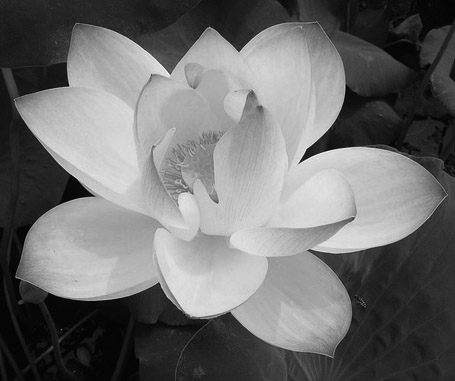
#> input picture 0521/p06_邊緣檢測/other/img6/flower.jpg, 455 x 381 px
$ python 09_DoG.py
#> lines starting #> are read from the running program, lines starting #| are printed output that depends on the picture; after the words box and inside, x2 and y2 are one past the last pixel; in counts of white or black regions, pixels touching at a corner belong together
#> further down, image is the input picture: shape (381, 455); min 0, max 248, mean 110
# -*- coding: utf-8 -*-
import sys
import cv2
import numpy as np
from scipy import signal
import math
#非歸一化的高斯卷積
def gaussConv(I,size,sigma):
    #卷積核的高和寬
#> called with size = (13, 13), sigma = 2
    H,W = size
    #構造水準方向上非歸一化的高斯卷積核
    xr,xc = np.mgrid[0:1,0:W]
    xc = np.array(xc, dtype=np.float64)
    xc -= (W-1)/2
    xk = np.exp(-np.power(xc,2.0)/(2.0*pow(sigma,2)))
    # I 與 xk 卷積
    I_xk = signal.convolve2d(I,xk,'same','symm')
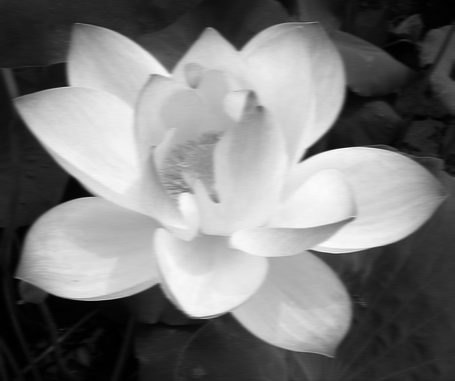
#> I_xk: shape (381, 455) float64; min 20.62, max 1134.7, mean 551; drawn with min black and max white
    #構造垂直方向上的非歸一化的高斯卷積核
    yr,yc = np.mgrid[0:H,0:1]
    yr = np.array(xc, dtype=np.float64)
    yr -= (H-1)/2
    yk = np.exp(-np.power(yr,2.0)/(2.0*pow(sigma,2.0)))
    # I_xk 與 yk 卷積
    I_xk_yk = signal.convolve2d(I_xk,yk,'same','symm')
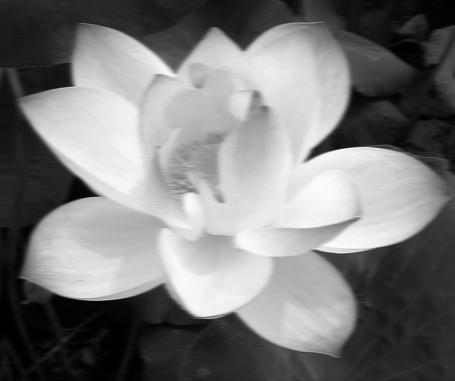
#> I_xk_yk: shape (381, 455) float64; min 63.54, max 3383.7, mean 1653.1; drawn with min black and max white
    I_xk_yk *= 1.0/(2*np.pi*pow(sigma,2.0))
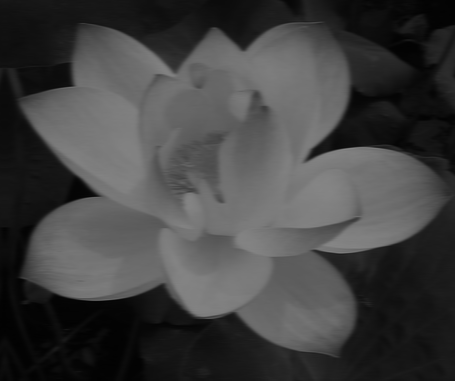
#> I_xk_yk: shape (381, 455) float64; min 2.53, max 134.6, mean 65.8
    return I_xk_yk
    #
#高斯差分
def DoG(I,size,sigma,k=1.1):
    #標準差為 sigma 的非歸一化的高斯卷積
    Is = gaussConv(I,size,sigma)
    #標準差為 k*sigma 的非歸一化高斯卷積
    Isk = gaussConv(I,size,k*sigma)
    #兩個高斯卷積的差分
    doG = Isk - Is
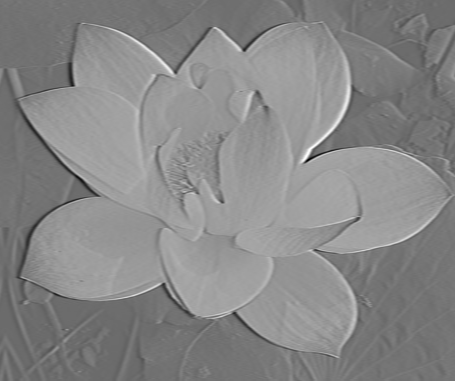
#> doG: shape (381, 455) float64; min -10.3, max 14.36, mean 2.79; drawn with min black and max white
    doG /= (pow(sigma,2.0)*(k-1))
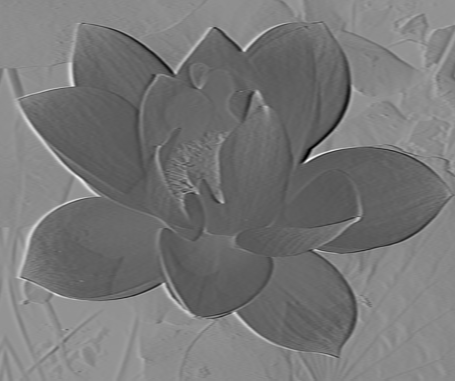
#> doG: shape (381, 455) float64; min -17.95, max 12.88, mean -3.49; drawn with min black and max white
    return doG
#主函數

image = cv2.imread('img6/flower.jpg',cv2.IMREAD_GRAYSCALE)
cv2.imshow("image",image)
#高斯差分邊緣檢測
sigma = 2
k = 0.8
size = (13,13)
imageDoG = DoG(image,size,sigma,k)
#二值化邊緣，對 imageDoG 閾值處理
edge = np.copy(imageDoG)
edge[edge>0] = 255
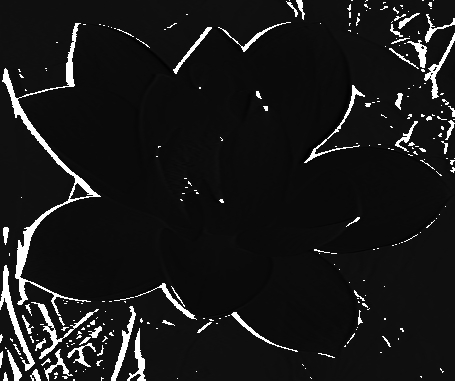
#> edge: shape (381, 455) float64; 5.41% of pixels changed, all inside (x1, y1, x2, y2) = (0, 0, 455, 381); drawn with min black and max white
edge[edge<=0] = 0
#> edge: shape (381, 455) float64; 5.4% white; 255 white regions (200 under 20 px), largest, box (x1, y1, x2, y2) and area: (2, 23, 101, 316) 2327, (0, 265, 35, 371) 653, (31, 302, 99, 359) 487
edge = edge.astype(np.uint8)
cv2.imshow("edge",edge)
cv2.imwrite("edge.jpg",edge)
#圖像邊緣抽象化
asbstraction = -np.copy(imageDoG)
asbstraction = asbstraction.astype(np.float32)
asbstraction[asbstraction>=0]=1.0
asbstraction[asbstraction<0] = 1.0+ np.tanh(asbstraction[asbstraction<0])
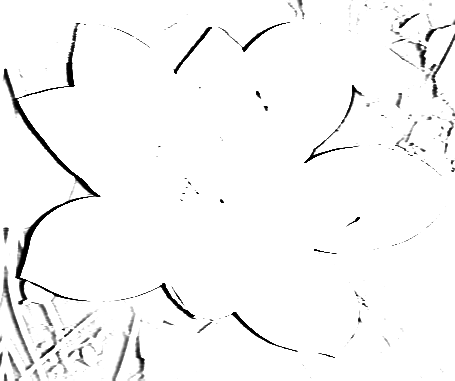
#> asbstraction: shape (381, 455) float32; min 0, max 1, mean 0.971
cv2.imshow("asbstraction",asbstraction)
asbstraction = asbstraction*255
asbstraction = asbstraction.astype(np.uint8)
cv2.imwrite("asbstraction.jpg",asbstraction)
cv2.waitKey(0)
cv2.destroyAllWindows()

$ run again, with 0521/p06_邊緣檢測/other/img6/castle.jpg copied over 0521/p06_邊緣檢測/other/img6/flower.jpg
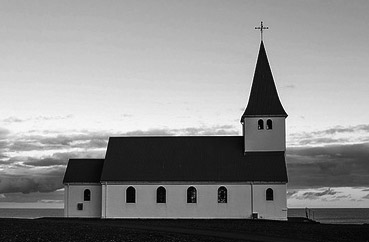
#> input picture 0521/p06_邊緣檢測/other/img6/castle.jpg, 369 x 242 px
#> image is the input picture: shape (242, 369); min 0, max 255, mean 140
#> `edge[edge>0] = 255`:
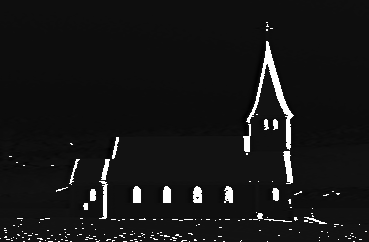
#> edge: shape (242, 369) float64; min -20.97, max 255, mean 3.8; drawn with min black and max white
#> `asbstraction[asbstraction<0] = 1.0+ np.tanh(asbstraction[asbstraction<..`:
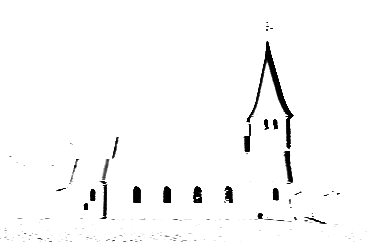
#> asbstraction: shape (242, 369) float32; min 0, max 1, mean 0.976

$ run again, with 0521/p06_邊緣檢測/other/img6/img.jpg copied over 0521/p06_邊緣檢測/other/img6/flower.jpg
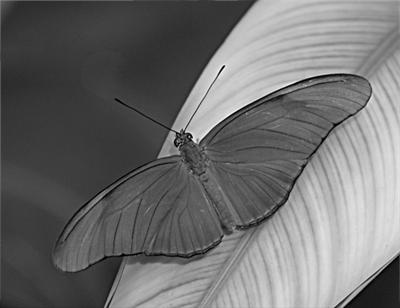
#> input picture 0521/p06_邊緣檢測/other/img6/img.jpg, 400 x 308 px
#> image is the input picture: shape (308, 400); min 0, max 250, mean 110.5
#> `edge[edge>0] = 255`:
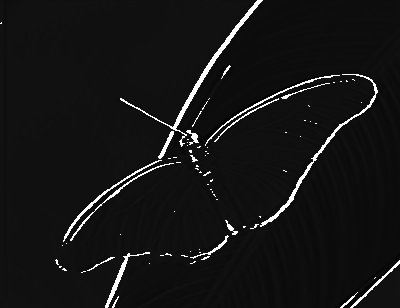
#> edge: shape (308, 400) float64; min -20.15, max 255, mean 4.1; drawn with min black and max white
#> `asbstraction[asbstraction<0] = 1.0+ np.tanh(asbstraction[asbstraction<..`:
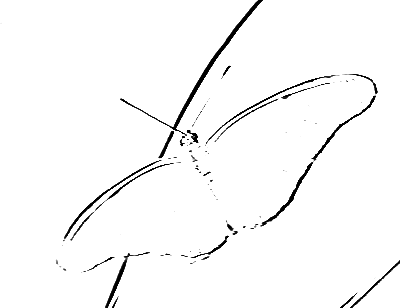
#> asbstraction: shape (308, 400) float32; min 0, max 1, mean 0.976
